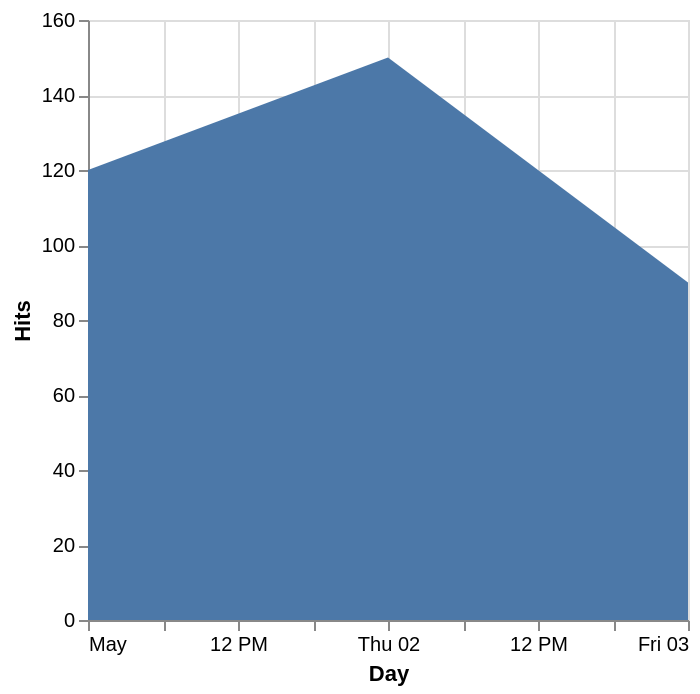

The Vega-Lite source for this figure:
### Vega-Lite specification from a JSON file in a GitHub repository (floating-point values rounded to 4 significant figures)
{"$schema": "https://vega.github.io/schema/vega-lite/v6.json", "description": "Temporal axis from raw string dates via data.format.parse.", "data": {"values": [{"day": "2024-05-01", "hits": 120}, {"day": "2024-05-02", "hits": 150}, {"day": "2024-05-03", "hits": 90}], "format": {"parse": {"day": "date"}}}, "mark": "area", "encoding": {"x": {"field": "day", "type": "temporal", "title": "Day"}, "y": {"field": "hits", "type": "quantitative", "title": "Hits"}}}
